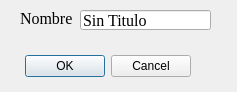
<?xml version="1.0" encoding="UTF-8"?>
<ui version="4.0">
 <class>Dialog</class>
 <widget class="QDialog" name="Dialog">
  <property name="geometry">
   <rect>
    <x>0</x>
    <y>0</y>
    <width>237</width>
    <height>92</height>
   </rect>
  </property>
  <property name="windowTitle">
   <string>Dialog</string>
  </property>
  <widget class="QDialogButtonBox" name="buttonBox">
   <property name="geometry">
    <rect>
     <x>20</x>
     <y>50</y>
     <width>171</width>
     <height>32</height>
    </rect>
   </property>
   <property name="orientation">
    <enum>Qt::Horizontal</enum>
   </property>
   <property name="standardButtons">
    <set>QDialogButtonBox::Cancel|QDialogButtonBox::Ok</set>
   </property>
  </widget>
  <widget class="QLabel" name="label">
   <property name="geometry">
    <rect>
     <x>20</x>
     <y>10</y>
     <width>61</width>
     <height>16</height>
    </rect>
   </property>
   <property name="font">
    <font>
     <family>Times New Roman</family>
     <pointsize>12</pointsize>
    </font>
   </property>
   <property name="text">
    <string>Nombre</string>
   </property>
  </widget>
  <widget class="QLineEdit" name="lineEdit">
   <property name="geometry">
    <rect>
     <x>80</x>
     <y>10</y>
     <width>131</width>
     <height>20</height>
    </rect>
   </property>
   <property name="font">
    <font>
     <family>Times New Roman</family>
     <pointsize>12</pointsize>
    </font>
   </property>
   <property name="text">
    <string>Sin Titulo</string>
   </property>
  </widget>
 </widget>
 <resources/>
 <connections>
  <connection>
   <sender>buttonBox</sender>
   <signal>accepted()</signal>
   <receiver>Dialog</receiver>
   <slot>accept()</slot>
   <hints>
    <hint type="sourcelabel">
     <x>248</x>
     <y>254</y>
    </hint>
    <hint type="destinationlabel">
     <x>157</x>
     <y>274</y>
    </hint>
   </hints>
  </connection>
  <connection>
   <sender>buttonBox</sender>
   <signal>rejected()</signal>
   <receiver>Dialog</receiver>
   <slot>reject()</slot>
   <hints>
    <hint type="sourcelabel">
     <x>316</x>
     <y>260</y>
    </hint>
    <hint type="destinationlabel">
     <x>286</x>
     <y>274</y>
    </hint>
   </hints>
  </connection>
 </connections>
</ui>
